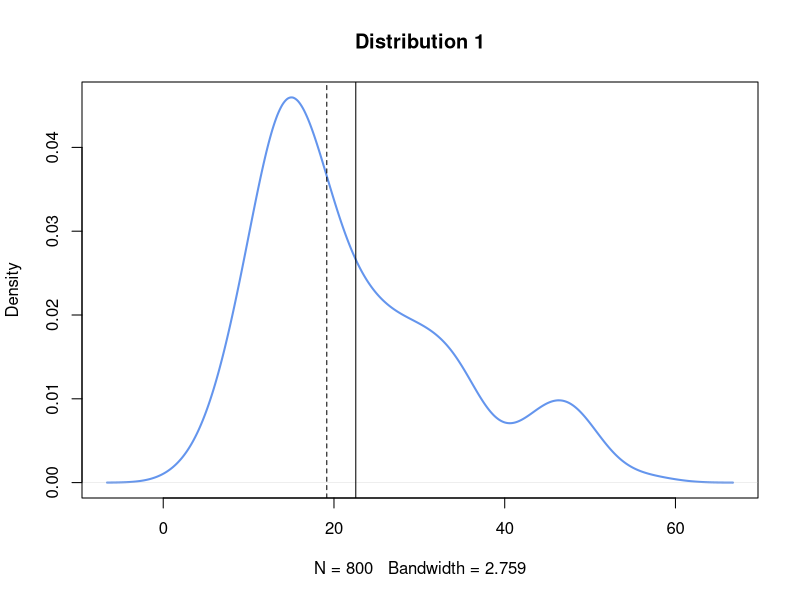
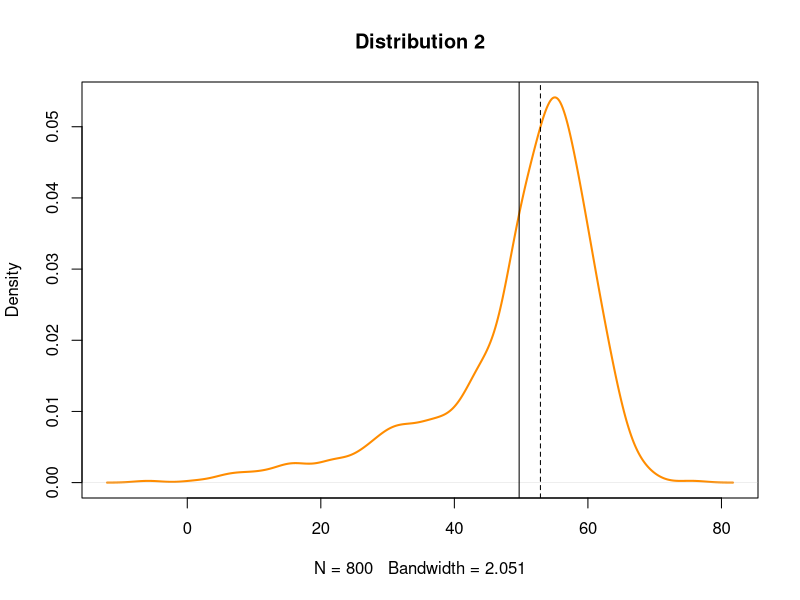
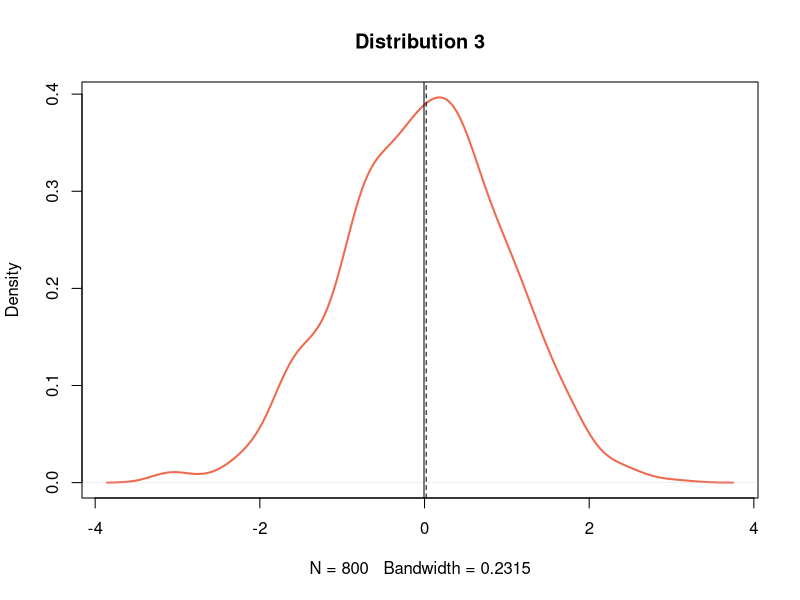

The R script that drew these images, in order:
## ---- chunk 1
# Setting seed
set.seed(123)

# Creating three normally distributed data sets
d1 <- rnorm(n=500, mean=15, sd=5)
d2 <- rnorm(n=200, mean=30, sd=5)
d3 <- rnorm(n=100, mean=45, sd=5)

# Combining them into a composite dataset
d123 <- c(d1, d2, d3)
# Plotting the density function of d123
plot(density(d123), col="cornflowerblue", lwd=2,
main = "Distribution 1")

# Adding vertical lines showing mean and median
abline(v=mean(d123))
abline(v=median(d123), lty="dashed")
## ---- chunk 2
# Setting seed
set.seed(456)

# Three normally distributed data sets:
d4 <- rnorm(n = 500, mean = 55, sd = 5)
d5 <- rnorm(n = 200, mean = 45, sd = 10)
d6 <- rnorm(n = 100, mean = 30, sd = 15)

# Merging the three data sets together:
d456 <- c(d4, d5, d6)

# Computing the mean and median:
mean(d456)
median(d456)

# Plotting the density function of d123:
plot(density(d456), col= "darkorange", lwd = 2, main = "Distribution 2", )
abline(v = mean(d456))
abline(v = median(d456), lty = "dashed")
## ---- chunk 3
# Setting seed
set.seed(789)

# Creating a normally distributed dataset d:
d <- rnorm(n = 800)

# Computing the mean and median:
mean(d)
median(d)

# Plotting the density function of d:
plot(density(d), col = "coral2", lwd = 2, main = "Distribution 3", )
abline(v = mean(d))
abline(v = median(d), lty = "dashed")
